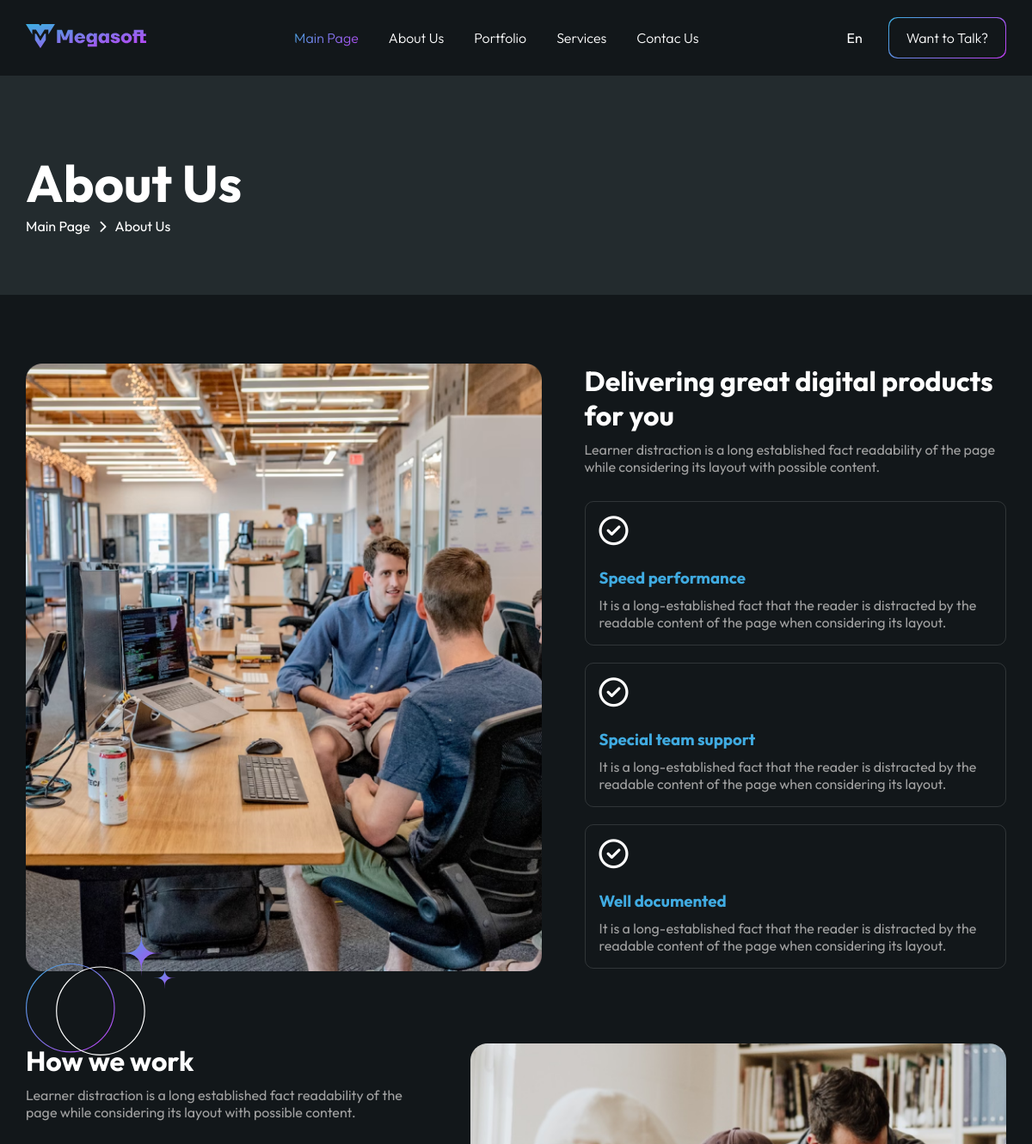
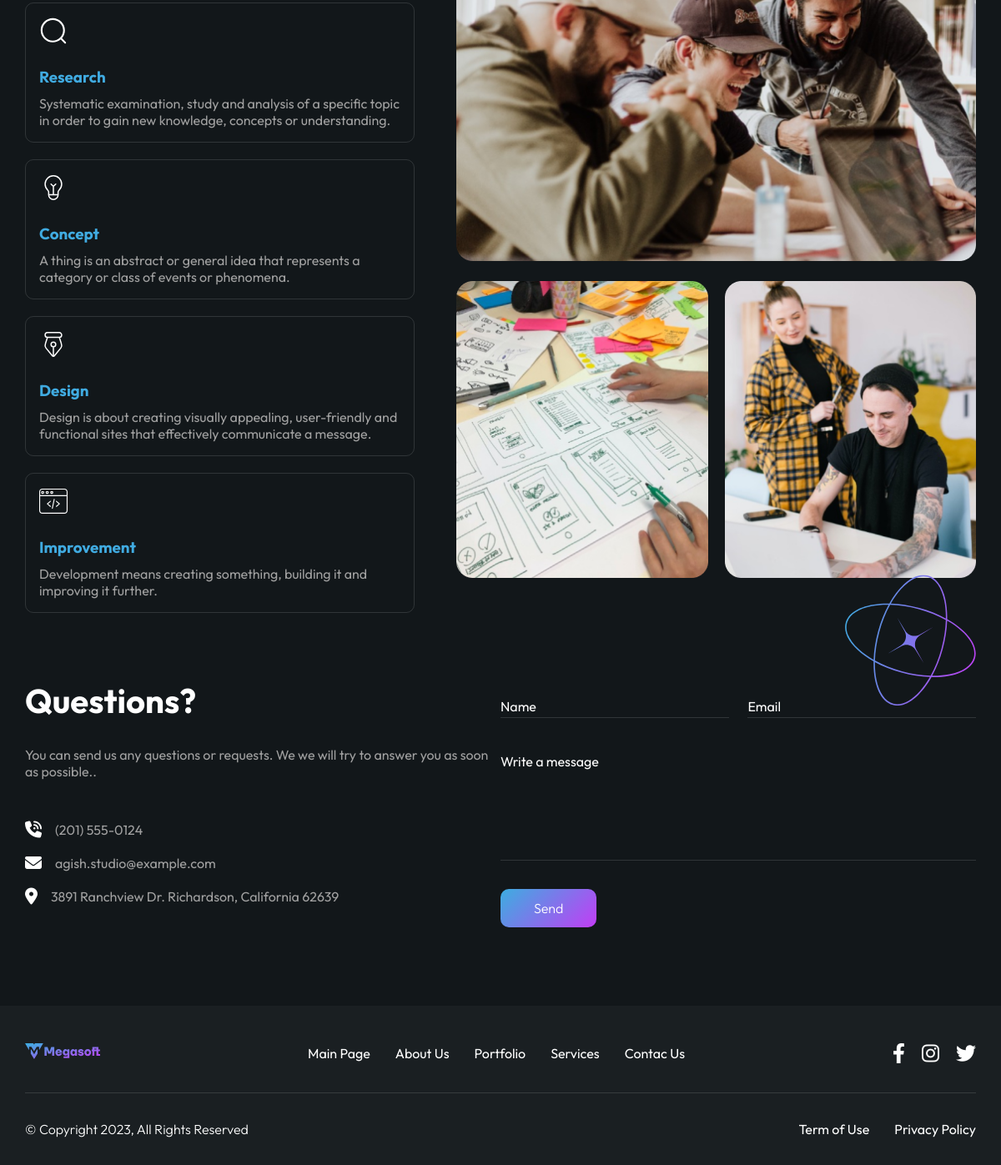
The page /about/ on the database its author committed (2 pictures, top to bottom).
### main/models.py (models this page shows, shortened)
class About_main_image(models.Model):
    class Meta:
        verbose_name = 'main image'
    image = models.ImageField(upload_to='media/about/')

class About_page_delivery(models.Model):
    class Meta:
        verbose_name_plural = 'deliveries'
    title = models.CharField(max_length=100)
    text = models.TextField()

class About_work_structure(models.Model):
    class Meta:
        verbose_name = 'work detail'
    title = models.CharField(max_length=100)
    image = models.FileField(upload_to='media/about/', validators=[FileExtensionValidator(['svg'])])
    text = models.TextField()

class About_body_images(models.Model):
    class Meta:
        verbose_name = 'body image'
    image1 = models.ImageField(upload_to='media/about/')
    image2 = models.ImageField(upload_to='media/about/', blank=True)
    image3 = models.ImageField(upload_to='media/about/', blank=True)

### main/views.py (the view)
# urls.py: path("about/", about, name="about"),
def about(request):
    about_page = About_page_delivery.objects.all()
    about_working = About_work_structure.objects.all()
    body_images = About_body_images.objects.order_by('-id').first()
    main_image = About_main_image.objects.order_by('-id').first()
    return render(request, "about.html", {
        'about_page':about_page,
        'works':about_working,
        'body_images':body_images,
        'main_image':main_image,
    })

### templates/about.html (shortened to what this page needs)
{% extends "base.html" %}
{% load static %}
{% load i18n %}
{% block stylesheet %}<link rel="stylesheet" href="{% static 'css/about.css' %}" />{% endblock stylesheet %}
{% block content %}
      <header class="header">
        <div class="about__banner page__banner-bg">
          <div class="container">
            <div class="about">
              <h1 class="about__title">{% translate "Biz Haqimizda" %}</h1>
              <div class="about__links">
                <a href="{% url 'index' %}" class="about__home">{% translate "Bosh sahifa" %}</a>
                <span class="about__link-sign"
                  ><i
                    class="about__icon fa-solid fa-chevron-right"
                    style="color: #ffffff"
                  ></i
                ></span>
                <a href="{% url 'about' %}" class="about__link">{% translate "Biz haqimizda" %}</a>
              </div>
            </div>
          </div>
        </div>
      </header>
      <main class="main">
        <div class="container">
          <div class="delivery">
            <div class="delivery__img">
              <img
                src="{{ main_image.image.url }}"
                alt="Delivery"
                class="delivery__img-item"
              />
            </div>
            <div class="delivery__desc">
              <div class="delivery__text">
                <h3 class="delivery__title">
                </h3>
                <p class="delivery__parag main-text">
                </p>
              </div>
              <div class="delivery__cards">
                {% for item in about_page %}
                <div class="delivery__cards-item main-cards">
                  <i
                    class="fa-regular fa-circle-check delivery__icon"
                    style="color: #ffffff"
                  ></i>
                  <h3 class="delivery__cards-title main-cards__title">
                    {{ item.title }}
                  </h3>
                  <p class="delivery__cards-desc main-text">
                    {{ item.text }}
                  </p>
                </div>
                {% endfor %}
              </div>
            </div>
          </div>
        </div>
        <section id="working__section">
          <div class="container">
            <img
              src="{% static 'images/working__after.svg' %}"
              alt="Working"
              class="working__section-icon working__after-icon"
            />
            <div class="working">
              <div class="working__desc">
                <div class="working__text">
                  <h3 class="working__title">{% blocktranslate %}Biz qanday ishlaymiz{% endblocktranslate %}</h3>
                  <p class="working__parag main-text">
                  </p>
                </div>
                <div class="working__cards">
                  {% for item in works %}
                  <div class="working__cards-item main-cards">
                    <img
                      src="{{ item.image.url }}"
                      alt="Crm platform"
                      class="working__cards-icon"
                    />
                    <h3 class="working__cards-title main-cards__title">
                      {{item.title}}
                    </h3>
                    <p class="working__cards-desc main-text">
                      {{item.text}}
                    </p>
                  </div>
                  {% endfor %}
                </div>
              </div>
              <div class="working__gallery">
                <div class="working__img">
                  <img
                    src="{{ body_images.image1.url }}"
                    alt="Working"
                    class="working__img-item"
                  />
                </div>
                <div class="working__collection">
                  <div class="working__collection-wrapper">
                    <img
                      src="{{body_images.image2.url}}"
                      alt="Working collection"
                      class="working__collection-item"
                    />
                  </div>
                  <div class="working__collection-wrapper">
                    <img
                      src="{{body_images.image3.url}}"
                      alt="Working collection"
                      class="working__collection-item"
                    />
                  </div>
                </div>
              </div>
            </div>
            <img
              src="{% static 'images/working__before.svg' %}"
              alt="Working"
              class="working__section-icon working__before-icon"
            />
          </div>
        </section>
        <div class="container">
          {% include "includes/contacts.html" %}
        </div>
      </main>
{% endblock content %}

### templates/base.html (shortened to what this page needs)
{% load static %}
{% load i18n %}
{% get_current_language as current_language %}
{% get_available_languages as available_languages %}
{% get_language_info_list for available_languages as langs %}
{% get_language_info for current_language as lang_info %}
<!DOCTYPE html>
<html lang="en">
  <head>
    <link rel="stylesheet" href="{% static 'css/main.css' %}" />
    <link rel="stylesheet" href="{% static 'css/fonts.css' %}" />
    <link rel="stylesheet" href="{% static 'css/icons.css' %}" />
{% block stylesheet %}{% endblock stylesheet %}
  </head>
<body>
      <nav class="site-nav">
        <div class="site-nav__container">
          <div class="site-nav-logo">
            <a href="{% url 'index' %}" class="site-nav-logo__item"
              ><img src="{% static 'assets/icons/site-logo.svg' %}" class="site-logo site-nav__logo-img"></a
            >
          </div>
          <div class="site-nav-menu">
            <ul class="site-nav-menu__list">
              <li class="site-nav__list">
                <a href="{% url 'index' %}" class="site-nav__link active">{% translate "Bosh sahifa"%}</a>
              </li>
              <li class="site-nav__list">
                <a href="{% url 'about' %}" class="site-nav__link">{% translate "Biz haqimizda" %}</a>
              </li>
              <li class="site-nav__list">
                <a href="{% url 'portfolio' %}" class="site-nav__link">{% trans "Portfolio" %}</a>
              </li>
              <li class="site-nav__list">
                <a href="{% url 'services' %}" class="site-nav__link">{% translate "Xizmatlar" %}</a>
              </li>
              <li class="site-nav__list">
                <a href="{% url 'contact' %}" class="site-nav__link">{% translate "Bog'lanish" %}</a>
              </li>
            </ul>
          </div>
          <div class="site-nav-btns">
            <div class="site-nav__toggle">
              <div class="dropdown">
                <button onclick="myFunction()" class="dropbtn">{{ current_language|title }}</button>
              </div>
            </div>
            <div class="site-nav-btns__wrapper">
              <button class="site-nav-btns__btn open__modal-btn">
                {% trans "Gaplashamizmi?" %}
              </button>
            </div>
          </div>
        </div>
      </nav>
  <div class="wrapper">
{% block content %}
{% endblock content %}
      <footer class="footer">
        <div class="container">
          <div class="footer__link">
            <div class="footer__logo site-logo">
              <a href="{% url 'index' %}" class="logo__item"><img src="{% static 'assets/icons/site-logo.svg' %}" class="site-logo footer__logo-img"></a>
            </div>
            <div class="footer__media">
              <a href="https://www.facebook.com/"
                ><i class="fa-brands fa-facebook-f" style="color: #ffffff"></i
              ></a>
              <a href="https://www.instagram.com/megasoft.uz/"
                ><i class="fa-brands fa-instagram" style="color: #ffffff"></i
              ></a>
              <a href="https://twitter.com/"
                ><i class="fa-brands fa-twitter" style="color: #ffffff"></i
              ></a>
            </div>
            <ul class="footer__menu">
              <li class="footer__menu-list">
                <a href="{% url 'index' %}" class="footer__menu-link">{% translate "Bosh sahifa"%}</a>
              </li>
              <li class="footer__menu-list">
                <a href="{% url 'about' %}" class="footer__menu-link">{% translate "Biz haqimizda" %}</a>
              </li>
              <li class="footer__menu-list">
                <a href="{% url 'portfolio' %}" class="footer__menu-link">Portfolio</a>
              </li>
              <li class="footer__menu-list">
                <a href="{% url 'services' %}" class="footer__menu-link">{% translate "Xizmatlar" %}</a>
              </li>
              <li class="footer__menu-list">
                <a href="{% url 'contact' %}" class="footer__menu-link">{% translate "Bog'lanish" %}</a>
              </li>
            </ul>
          </div>
          <div class="footer__bottom">
            <p class="footer__desc">
              &copy; Copyright 2023, All Rights Reserved
            </p>
            <div class="footer__bottom-link">
              <a href="{% url 'conditions' %}">{% trans "Foydalanish shartlari" %}</a>
              <a href="{% url 'privacy' %}">{% trans "Maxfiylik siyosati" %}</a>
            </div>
          </div>
        </div>
      </footer>
    </div>
  </body>
</html>

### templates/includes/contacts.html (shortened to what this page needs)
{% load i18n %}
          <div class="contact">
            <div class="contact__info">
              <h3 class="contact__title main-title">{% translate "Savollaringiz bormi?" %}</h3>
              <p class="contact__desc main-text">
              </p>
              <span class="contact__details main-text">
                <i
                  class="details__icons fa-solid fa-phone-volume"
                  style="color: #ffffff"
                ></i>
                {% translate "(201) 555-0124" %}</span
              >
              <span class="contact__details main-text"
                ><i
                  class="details__icons fa-solid fa-envelope"
                  style="color: #ffffff"
                ></i
                >{% translate "agish.studio@example.com" %}</span
              >
              <span class="contact__details main-text"
                ><i
                  class="details__icons fa-solid fa-location-dot"
                  style="color: #ffffff"
                ></i
                >{% blocktranslate %}3891 Ranchview Dr. Richardson, California 62639{% endblocktranslate %}</span
              >
            </div>
            <div class="contact__form">
              <form id="contact-form">
                <div class="contact__row">
                  <div class="contact__name input__wrapper">
                    <label
                      for="contact__name"
                      class="contact__label input__label"
                      >{% trans "Ism" %}</label
                    >
                    <input
                      type="text"
                      name="name"
                      class="contact__input contact__name-item"
                      id="contact__name"
                    />
                  </div>
                  <div class="contact__email input__wrapper">
                    <label
                      for="contact__email"
                      class="contact__label input__label"
                      >Email</label
                    >
                    <input
                      type="text"
                      name="email"
                      class="contact__input contact__email-item"
                      id="contact__email"
                    />
                  </div>
                </div>
                <div class="contact__message input__wrapper">
                  <label
                    for="contact__message"
                    class="contact__label input__label"
                    >{% trans "Xabar yozing" %}</label
                  >
                  <textarea
                    rows="6"
                    name="message"
                    class="contact__input contact__message-item"
                    id="contact__message"
                  ></textarea>
                </div>
                <button type="submit" class="contact__btn main-btn">
                  {% trans "Yuborish" %}
                </button>
              </form>
            </div>
          </div>

### static/css/about.css (style rules this page uses)
* { margin: 0; padding: 0; box-sizing: border-box; font-family: "Outfit", sans-serif; }
.container { width: 100%; position: relative; max-width: 1180px; padding: 0 20px; margin: 0 auto; }
.wrapper { min-height: 100vh; }
.wrapper .main { flex-grow: 1; }
a { text-decoration: none; color: inherit; }
ul, ol, li { list-style: none; }
button { cursor: pointer; border: none; }
.wrapper { width: 100%; min-height: 100vh; display: flex; flex-direction: column; }
.about { padding: 85px 0 70px 0; display: flex; flex-direction: column; }
.about__title { color: #fff; font-family: Outfit; font-size: 60px; font-style: normal; font-weight: 700; line-height: 80px; }
.about__links { display: flex; align-items: center; justify-content: unset; gap: 10px; }
.about__icon { font-size: 14px; }
.delivery { margin: 80px 0; display: flex; align-items: flex-start; justify-content: space-between; gap: 50px; }
.delivery__img { flex-grow: 1; width: 55%; }
.delivery__img-item { max-width: 100%; }
.delivery__desc { width: 45%; display: flex; flex-direction: column; gap: 30px; }
.delivery__title { font-size: 32px; margin-bottom: 10px; }
.delivery__cards { display: flex; flex-direction: column; gap: 20px; justify-content: space-between; }
.delivery__icon { font-size: 34px; margin-bottom: 16px; }
#working__section .working__section-icon { position: absolute; z-index: 1; }
#working__section .working__after-icon { transform: translate(-60%, -90%); }
@media (max-width: 1350px) { #working__section .working__after-icon { transform: translate(0, -90%); } }
#working__section .working__before-icon { transform: translate(60%, -80%); width: 157px; right: 20px; }
@media (max-width: 1350px) { #working__section .working__before-icon { transform: translate(0, -80%); } }
.working { margin: 80px 0; display: flex; align-items: flex-start; justify-content: space-between; gap: 50px; }
.working__desc { width: 45%; display: flex; flex-direction: column; gap: 30px; }
.working__title { font-size: 32px; margin-bottom: 10px; }
.working__cards { display: flex; flex-direction: column; gap: 20px; justify-content: space-between; }
.working__cards-icon { margin-bottom: 16px; width: 34px; height: 34px; }
.working__gallery { gap: 20px; width: 60%; display: flex; flex-direction: column; }
.working__img { width: 100%; }
.working__img-item { max-width: 100%; }
.working__collection { display: flex; align-items: center; justify-content: space-between; gap: 20px; width: 100%; }
.working__collection-wrapper { width: 50%; border-radius: 20px; }
.working__collection-item { max-width: 100%; }

### templates/base.html (style rules this page uses)
.dropbtn { background: transparent; color: #ffffff; font-size: 16px; border: 2px; border-radius: 10px 20px 30px 40px; cursor: pointer; }
.dropdown { position: relative; display: inline-block; }

### rows shown on the page
About_main_image: image (picture)
About_page_delivery: title "Speed performance", text "It is a long-established fact that the reader is distracted by the readable content of the page when considering its layout."
About_page_delivery: title "Special team support", text "It is a long-established fact that the reader is distracted by the readable content of the page when considering its layout."
About_page_delivery: title "Well documented", text "It is a long-established fact that the reader is distracted by the readable content of the page when considering its layout."
About_work_structure: image (picture), title "Research", text "Systematic examination, study and analysis of a specific topic in order to gain new knowledge, concepts or understanding."
About_work_structure: image (picture), title "Concept", text "A thing is an abstract or general idea that represents a category or class of events or phenomena."
About_work_structure: image (picture), title "Design", text "Design is about creating visually appealing, user-friendly and functional sites that effectively communicate a message."
About_work_structure: image (picture), title "Improvement", text "Development means creating something, building it and improving it further."
About_body_images: image1 (picture), image2 (picture), image3 (picture)

### other values the page prints
{{ current_language|title }} "En"
